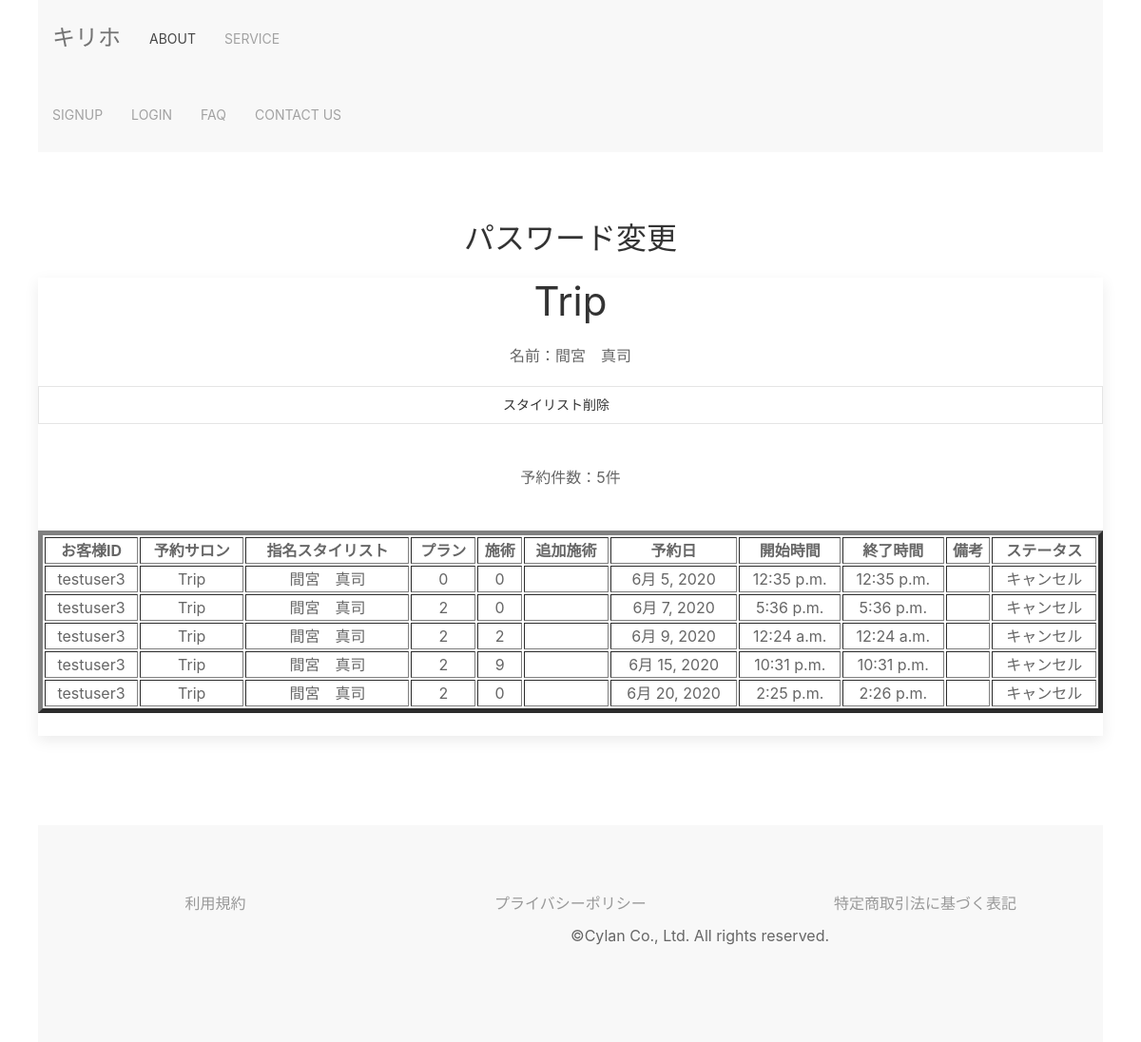
/stylist_detail/1/, run on the app's committed database.
### unlimited/models.py (models this page shows, shortened)
class Stylist(models.Model):
    class Meta:
        db_table = 'stylist'
    affiliation_salon = models.ForeignKey(Salon, verbose_name='所属サロン', on_delete=models.PROTECT)
    stylist_name = models.CharField(verbose_name='名前', max_length=255, blank=False, null=False)
    def __str__(self):
        return self.stylist_name

class Salon(models.Model):
    class Meta:
        db_table = 'salon'
    salon = models.ForeignKey(settings.AUTH_USER_MODEL, verbose_name='サロンID', on_delete=models.PROTECT, null=True,
                              blank=True)
    salon_name = models.CharField(verbose_name='店名', max_length=255, blank=False, null=False)
    salon_email = models.EmailField(verbose_name='店舗メール', null=False,
                                    blank=False, unique=True)
    home_page = models.URLField(verbose_name='ホームページ', unique=True)
    salon_phone_num_regex = RegexValidator(regex=r'^[0-9]+$', message="電話番号は入力必須です。例:09012345678")
    salon_phone_num = models.CharField(verbose_name='店舗電話番号', null=False, unique=True, blank=False,
                                       validators=[salon_phone_num_regex], max_length=15, )
    salon_address = models.CharField(verbose_name='住所', max_length=255, null=False, blank=False)
    business_hours = models.CharField(verbose_name='営業日時', max_length=255)
    cut_prise = models.IntegerField(verbose_name='カット料金', null=False, blank=False)
    color_prise = models.IntegerField(verbose_name='カラー料金', null=False, blank=False)
    mainte_cut_prise = models.IntegerField(verbose_name='メンテナンスカット料金', null=False, blank=False, default=1500)
    mainte_color_prise = models.IntegerField(verbose_name='メンテナンスカラー料金', null=False, blank=False, default=2000)
    def __str__(self):
        return self.salon_name

class Reservation(models.Model):
    STATUS = (
        (0, '予約完了'),
        (1, '済'),
        (2, 'キャンセル'),
        (3, 'ドタキャン')
    )
    class Meta:
        db_table = 'Reservation'
    member = models.CharField(verbose_name='お客様ID', max_length=20)
    salon = models.ForeignKey(Salon, verbose_name='予約サロン', on_delete=models.PROTECT, blank=False, null=False)
    stylist = models.ForeignKey(Stylist, verbose_name='指名スタイリスト', on_delete=models.PROTECT, blank=False, null=False)
    plan = models.IntegerField(verbose_name='選択プラン', choices=PLAN, default=0)
    treatment = models.IntegerField(verbose_name='施術', choices=TREATMENT, default=0)
    add_treat = models.TextField(verbose_name='追加施術', blank=True, max_length=255)
    date = models.DateField(verbose_name='予約日', default=timezone.localtime)
    start = models.TimeField(verbose_name='開始時間', default=timezone.localtime)
    end = models.TimeField(verbose_name='終了時間', default=timezone.localtime)
    remarks = models.TextField(verbose_name='備考', blank=True, max_length=255)
    status = models.IntegerField(verbose_name='状態', choices=STATUS, default=0)

### unlimited/views.py (the view)
# urls.py: path('stylist_detail/<int:pk>/', views.StylistDetail.as_view(), name='stylist_detail'),
class StylistDetail(generic.DetailView):
    model = Stylist
    template_name = 'unlimited/stylist_detail.html'
    def get_context_data(self, **kwargs):
        stylist = self.kwargs['pk']
        reservations = Reservation.objects.filter(stylist=stylist)
        count = Reservation.objects.filter(stylist=stylist).count()
        context = super().get_context_data(**kwargs)
        context.update({
            'reservations': reservations,
            'count': count,
        })
        return context

### unlimited/templates/unlimited/stylist_detail.html
{% extends "unlimited/base.html" %}
{% block content %}
<section class="uk-section uk-section-default uk-text-center">
    <h2 class="uk-heading-line uk-text-center">パスワード変更</h2>
    <div class="uk-card uk-card-large uk-card-default uk-align-center uk-grid-collapse uk-child-width-1-1@s uk-margin" uk-grid>
        <h1>{{ stylist.affiliation_salon }}</h1>
        <p>名前：{{ stylist.stylist_name }}</p>
        <a class="uk-button uk-button-default" href="{% url 'unlimited:stylist_delete' stylist.id %}">スタイリスト削除</a>
        <br />
        <br />
        <p>予約件数：{{ count }}件</p>
        <br />
        <table border="5" width="1000">
            <tr>
                <th>お客様ID</th>
                <th>予約サロン</th>
                <th>指名スタイリスト</th>
                <th>プラン</th>
                <th>施術</th>
                <th>追加施術</th>
                <th>予約日</th>
                <th>開始時間</th>
                <th>終了時間</th>
                <th>備考</th>
                <th>ステータス</th>
            </tr>
            {% for reservation in reservations %}
            <tr>
                <td>{{ reservation.member }}</td>
                <td>{{ reservation.salon }}</td>
                <td>{{ reservation.stylist }}</td>
                <td>{{ reservation.plan }}</td>
                <td>{{ reservation.treatment }}</td>
                <td>{{ reservation.add_treat }}</td>
                <td>{{ reservation.date }}</td>
                <td>{{ reservation.start }}</td>
                <td>{{ reservation.end }}</td>
                <td>{{ reservation.remarks }}</td>
                <td>{{ reservation.get_status_display }}</td>
            </tr>
            {% endfor %}
        </table>
        <br/>
    </div>
</section>
<br/>
{% endblock %}

### data on the page
Stylist: affiliation_salon "Trip", stylist_name "間宮 真司"
Reservation: member "testuser3", salon "Trip", stylist "間宮 真司", plan "0", treatment "0", date "6月 5, 2020", start "12:35 p.m.", end "12:35 p.m.", status "キャンセル"
Reservation: member "testuser3", salon "Trip", stylist "間宮 真司", plan "2", treatment "0", date "6月 7, 2020", start "5:36 p.m.", end "5:36 p.m.", status "キャンセル"
Reservation: member "testuser3", salon "Trip", stylist "間宮 真司", plan "2", treatment "2", date "6月 9, 2020", start "12:24 a.m.", end "12:24 a.m.", status "キャンセル"
Reservation: member "testuser3", salon "Trip", stylist "間宮 真司", plan "2", treatment "9", date "6月 15, 2020", start "10:31 p.m.", end "10:31 p.m.", status "キャンセル"
Reservation: member "testuser3", salon "Trip", stylist "間宮 真司", plan "2", treatment "0", date "6月 20, 2020", start "2:25 p.m.", end "2:26 p.m.", status "キャンセル"

### other printed values
{{ count }} "5"
